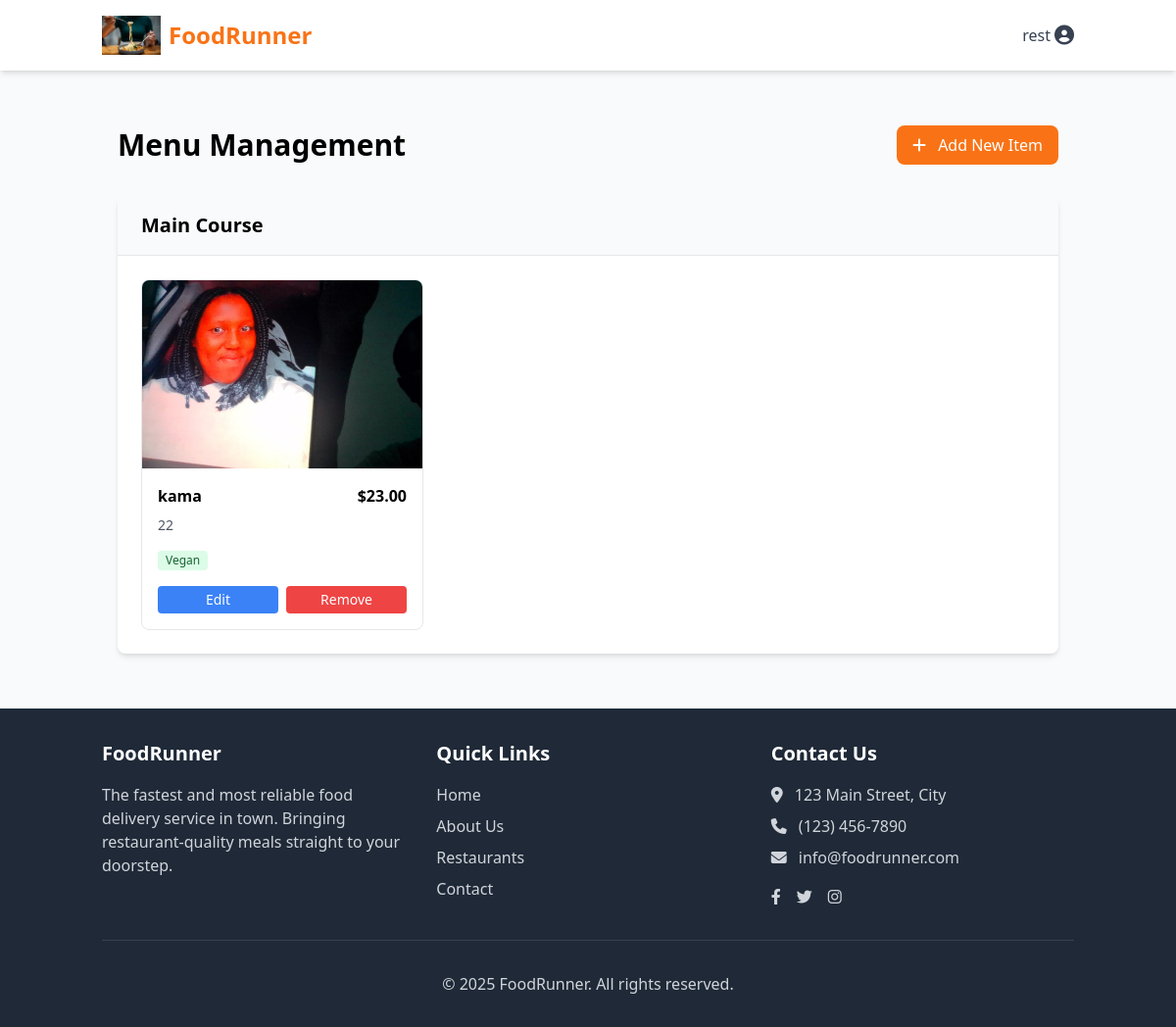
Screenshot of /restaurant/menu/ (signed in) with the database file from the repository.
### core/models.py (models this page shows, shortened)
class User(AbstractUser):
    USER_TYPE_CHOICES = (
        ('customer', 'Customer'),
        ('restaurant', 'Restaurant Manager'),
        ('delivery', 'Delivery Person'),
        ('admin', 'Administrator'),
    )
    user_type = models.CharField(
        max_length=20,
        choices=USER_TYPE_CHOICES,
        default='customer'
    )
    phone_number = models.CharField(max_length=15, blank=True)
    profile_picture = models.ImageField(upload_to='profile_pics/', blank=True, null=True)

### restaurants/models.py (models this page shows, shortened)
class MenuItem(models.Model):
    CATEGORY_CHOICES = (
        ('appetizer', 'Appetizer'),
        ('main', 'Main Course'),
        ('dessert', 'Dessert'),
        ('beverage', 'Beverage'),
        ('side', 'Side Dish'),
    )
    restaurant = models.ForeignKey(Restaurant, on_delete=models.CASCADE, related_name='menu_items')
    name = models.CharField(max_length=100)
    description = models.TextField()
    image = models.ImageField(upload_to='menu_items/')
    price = models.DecimalField(max_digits=6, decimal_places=2)
    category = models.CharField(max_length=20, choices=CATEGORY_CHOICES)
    is_vegetarian = models.BooleanField(default=False)
    is_vegan = models.BooleanField(default=False)
    is_gluten_free = models.BooleanField(default=False)
    spice_level = models.PositiveSmallIntegerField(default=0, help_text='Spice level from 0 to 5')
    is_available = models.BooleanField(default=True)
    preparation_time = models.PositiveIntegerField(default=15, help_text='Preparation time in minutes')
    created_at = models.DateTimeField(auto_now_add=True)
    updated_at = models.DateTimeField(auto_now=True)

### restaurants/views.py (the view)
# urls.py: path('menu/', views.menu_management, name='menu'),
@login_required
@restaurant_required
def menu_management(request):
    restaurant = get_object_or_404(Restaurant, manager=request.user)
    menu_items = MenuItem.objects.filter(restaurant=restaurant).order_by('category', 'name')
    categories = {}
    for item in menu_items:
        category = item.get_category_display()
        if category not in categories:
            categories[category] = []
        categories[category].append(item)
    context = {
        'restaurant': restaurant,
        'categories': categories,
    }
    return render(request, 'restaurants/menu_management.html', context)

### restaurants/templates/restaurants/menu_management.html (shortened to what this page needs)
{% extends 'base.html' %}
{% block content %}
<div class="container mx-auto px-4 py-8">
    <div class="flex justify-between items-center mb-8">
        <h1 class="text-3xl font-bold">Menu Management</h1>
        <a href="{% url 'restaurants:add_menu_item' %}" class="bg-orange-500 text-white px-4 py-2 rounded-lg hover:bg-orange-600 transition duration-200">
            <i class="fas fa-plus mr-2"></i> Add New Item
        </a>
    </div>
    {% if not categories %}
        <div class="bg-white rounded-lg shadow-md p-8 text-center">
            <div class="text-gray-500 mb-4">
                <i class="fas fa-utensils text-5xl"></i>
            </div>
            <h2 class="text-2xl font-semibold mb-4">Your menu is empty</h2>
            <p class="text-gray-600 mb-6">Start adding delicious items to your menu!</p>
            <a href="{% url 'restaurants:add_menu_item' %}" class="inline-block bg-orange-500 text-white py-2 px-6 rounded-lg hover:bg-orange-600 transition duration-200">
                Add Your First Item
            </a>
        </div>
    {% else %}
        <div class="space-y-8">
            {% for category, items in categories.items %}
                <div class="bg-white rounded-lg shadow-md overflow-hidden">
                    <div class="bg-gray-50 px-6 py-4 border-b">
                        <h2 class="text-xl font-semibold">{{ category }}</h2>
                    </div>
                    <div class="p-6">
                        <div class="grid grid-cols-1 md:grid-cols-2 lg:grid-cols-3 gap-6">
                            {% for item in items %}
                                <div class="border rounded-lg overflow-hidden hover:shadow-md transition duration-200">
                                    <div class="h-48 overflow-hidden">
                                        {% if item.image %}
                                            <img src="{{ item.image.url }}" alt="{{ item.name }}" class="w-full h-full object-cover">
                                        {% else %}
                                            <div class="w-full h-full bg-gray-200 flex items-center justify-center">
                                                <i class="fas fa-utensils text-gray-400 text-3xl"></i>
                                            </div>
                                        {% endif %}
                                    </div>
                                    <div class="p-4">
                                        <div class="flex justify-between items-start mb-2">
                                            <h3 class="font-semibold">{{ item.name }}</h3>
                                            <span class="font-semibold">${{ item.price }}</span>
                                        </div>
                                        <p class="text-gray-600 text-sm mb-4 line-clamp-2">{{ item.description }}</p>
                                        <div class="flex flex-wrap gap-1 mb-4">
                                            {% if item.is_vegan %}
                                                <span class="bg-green-100 text-green-800 text-xs px-2 py-0.5 rounded">Vegan</span>
                                            {% endif %}
                                        </div>
                                        <div class="flex space-x-2">
                                            <a href="{% url 'restaurants:edit_menu_item' item.id %}" class="bg-blue-500 text-white text-center py-1 px-3 rounded text-sm hover:bg-blue-600 transition duration-200 flex-1">
                                                Edit
                                            </a>
                                            <a href="{% url 'restaurants:delete_menu_item' item.id %}" class="bg-red-500 text-white text-center py-1 px-3 rounded text-sm hover:bg-red-600 transition duration-200 flex-1">
                                                Remove
                                            </a>
                                        </div>
                                    </div>
                                </div>
                            {% endfor %}
                        </div>
                    </div>
                </div>
            {% endfor %}
        </div>
    {% endif %}
</div>
{% endblock %}

### core/templates/base.html (shortened to what this page needs)
<!DOCTYPE html>
<html lang="en">
<head>
    {% load static %}
    <script src="https://cdn.tailwindcss.com"></script>
    <link rel="stylesheet" href="https://cdnjs.cloudflare.com/ajax/libs/font-awesome/6.4.0/css/all.min.css">
</head>
<body class="bg-gray-50 min-h-screen flex flex-col">
    <header class="bg-white shadow-md">
        <nav class="container mx-auto px-4 py-4 flex justify-between items-center">
            <a href="{% url 'landing' %}" class="flex items-center">
                <img src="{% static 'images/logo.png' %}" alt="FoodRunner Logo" class="h-10 w-auto mr-2">
                <span class="text-2xl font-bold text-orange-500">FoodRunner</span>
            </a>
            <div class="flex items-center space-x-4">
                {% if user.is_authenticated %}
                    <div class="relative group">
                        <button class="flex items-center text-gray-700 hover:text-orange-500">
                            <span class="mr-1">{{ user.username }}</span>
                            <i class="fas fa-user-circle text-xl"></i>
                        </button>
                    </div>
                {% else %}
                    <a href="{% url 'login' %}" class="text-gray-700 hover:text-orange-500 font-semibold">Login</a>
                    <a href="{% url 'register' %}" class="bg-orange-500 text-white px-4 py-2 rounded-md hover:bg-orange-600 font-semibold">Sign Up</a>
                {% endif %}
            </div>
        </nav>
    </header>
    <main class="flex-grow container mx-auto px-4 py-6">
        {% block content %}{% endblock %}
    </main>
    <footer class="bg-gray-800 text-white py-8">
        <div class="container mx-auto px-4">
            <div class="grid grid-cols-1 md:grid-cols-3 gap-8">
                <div>
                    <h3 class="text-xl font-semibold mb-4">FoodRunner</h3>
                    <p class="text-gray-300">
                        The fastest and most reliable food delivery service in town. Bringing restaurant-quality meals straight to your doorstep.
                    </p>
                </div>
                <div>
                    <h3 class="text-xl font-semibold mb-4">Quick Links</h3>
                    <ul class="space-y-2">
                        <li><a href="{% url 'landing' %}" class="text-gray-300 hover:text-orange-400">Home</a></li>
                        <li><a href="#" class="text-gray-300 hover:text-orange-400">About Us</a></li>
                        <li><a href="#" class="text-gray-300 hover:text-orange-400">Restaurants</a></li>
                        <li><a href="#" class="text-gray-300 hover:text-orange-400">Contact</a></li>
                    </ul>
                </div>
                <div>
                    <h3 class="text-xl font-semibold mb-4">Contact Us</h3>
                    <p class="text-gray-300 mb-2">
                        <i class="fas fa-map-marker-alt mr-2"></i> 123 Main Street, City
                    </p>
                    <p class="text-gray-300 mb-2">
                        <i class="fas fa-phone mr-2"></i> (123) 456-7890
                    </p>
                    <p class="text-gray-300 mb-2">
                        <i class="fas fa-envelope mr-2"></i> info@foodrunner.com
                    </p>
                    <div class="flex space-x-4 mt-4">
                        <a href="#" class="text-gray-300 hover:text-orange-400"><i class="fab fa-facebook-f"></i></a>
                        <a href="#" class="text-gray-300 hover:text-orange-400"><i class="fab fa-twitter"></i></a>
                        <a href="#" class="text-gray-300 hover:text-orange-400"><i class="fab fa-instagram"></i></a>
                    </div>
                </div>
            </div>
            <div class="border-t border-gray-700 mt-8 pt-8 text-center text-gray-300">
                <p>&copy; 2025 FoodRunner. All rights reserved.</p>
            </div>
        </div>
    </footer>
</body>
</html>

### rows the page displays
User: username "rest"
MenuItem: category "Main Course", image (picture), name "kama", price "23.00", description "22", is_vegan "Vegan"
